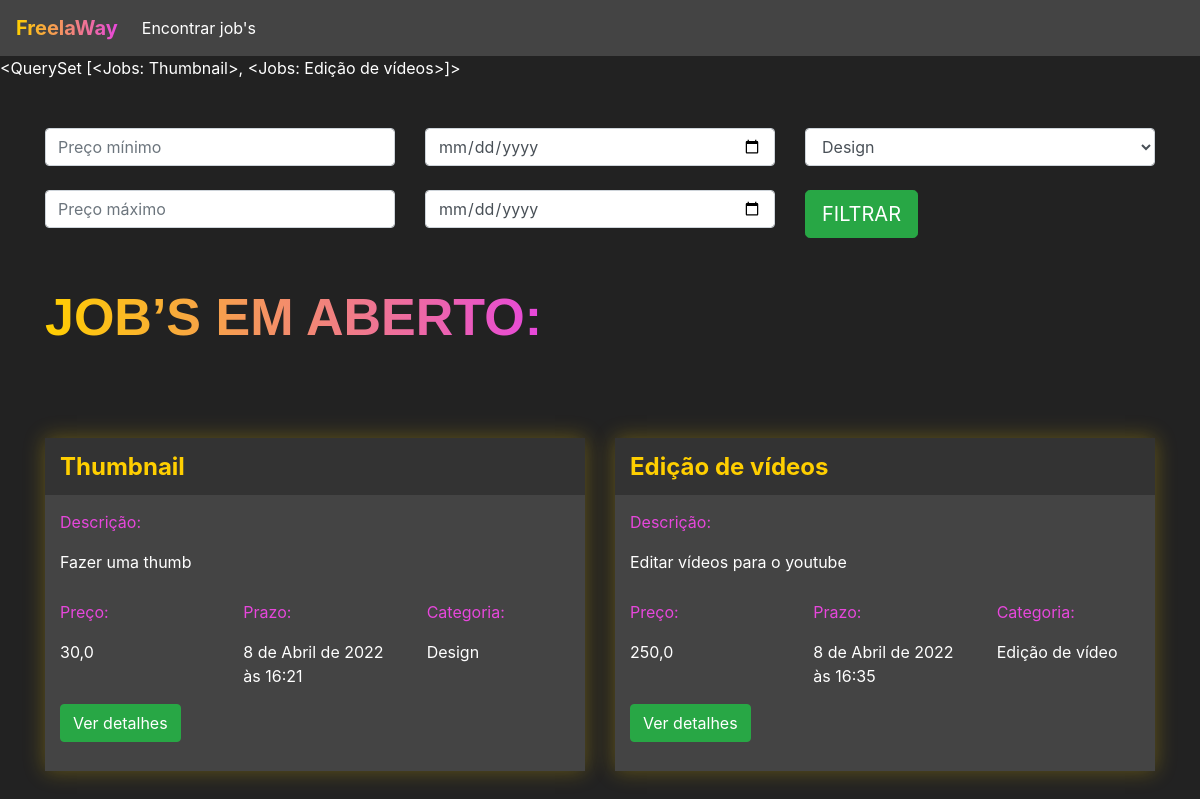
/jobs/encontrar_jobs/ (signed in), run on the app's committed database.
### jobs/models.py (models this page shows)
class Jobs(models.Model):
    categoria_choices = (('D', 'Design'),
                        ('EV', 'Edição de Vídeo'))
    status_choices = (('C', 'Em criação'),
                     ('AA', 'Aguardando aprovação'),
                     ('F', 'Finalizado'))
    titulo = models.CharField(max_length=200)
    descricao = models.TextField()
    categoria = models.CharField(max_length=2, choices=categoria_choices, default="D")
    prazo_entrega = models.DateTimeField()
    preco = models.FloatField()
    referencias = models.ManyToManyField(Referencias)
    profissional = models.ForeignKey(User, on_delete=models.DO_NOTHING, null=True, blank=True)
    reservado = models.BooleanField(default=False)
    status = models.CharField(max_length=2, choices=status_choices, default='C')
    arquivo_final = models.FileField(null=True)
    def __str__(self) -> str:
        return self.titulo

### jobs/views.py (the view)
# urls.py: path('encontrar_jobs/', views.encontrar_jobs, name="encontrar_jobs"),
@login_required(login_url='/auth/login')
def encontrar_jobs(request):
    if request.method == 'GET':
        preco_minimo = request.GET.get('preco_minimo')
        preco_maximo = request.GET.get('preco_maximo')
        prazo_minimo = request.GET.get('prazo_minimo')
        prazo_maximo = request.GET.get('prazo_maximo')
        categoria = request.GET.get('categoria')
        if preco_minimo or preco_maximo or prazo_minimo or prazo_maximo or categoria:
            if not preco_minimo:
                preco_minimo = 0
            if not preco_maximo:
                preco_maximo = 999999
            if not prazo_minimo:
                prazo_minimo = datetime(year=1900, month=1, day=1)
            if not prazo_maximo:
                prazo_maximo = datetime(year=3000, month=1, day=1)
            if categoria == 'D':
                categoria = ['D',]
            elif categoria == 'EV':
                categoria = ['EV',]
            jobs = Jobs.objects.filter(preco__gte=preco_minimo)\
                .filter(preco__lte=preco_maximo)\
                .filter(prazo_entrega__gte=prazo_minimo)\
                .filter(prazo_entrega__lte=prazo_maximo)\
                .filter(categoria__in=categoria)\
                .filter(reservado=False)
        else:
            jobs = Jobs.objects.filter(reservado=False)
        return render(request, 'encontrar_jobs.html', {'jobs': jobs})

### jobs/models.py (called while the page is built)
    def __str__(self) -> str:
        return self.arquivo.url

### jobs/templates/encontrar_jobs.html (shortened to what this page needs)
{% extends 'base.html' %}
{% load static %}
{% block 'head' %}
<link rel="stylesheet" href="{% static 'jobs/css/encontrar_jobs.css' %}">
{% endblock %}
{% block 'body' %}
    {{jobs}}
    <div class="container">
    <br>
    <br>
        <div class="row">
            <div class="col-sm">
            <form action="{% url 'encontrar_jobs' %}" method="GET">{% csrf_token %}
                <input type="text" class="form-control" placeholder="Preço mínimo" name="preco_minimo">
                <br>
                <input type="text" class="form-control" placeholder="Preço máximo" name="preco_maximo">
            </div>
            <div class="col-sm">
                <input type="date" class="form-control" name="prazo_minimo">
                <br>
                <input type="date" class="form-control" name="prazo_maximo">
            </div>
            <div class="col-sm">
                <select class="form-control" name="categoria">
                    <option value="D">Design</option>
                </select>
                <br>
                <input type="submit" class="btn btn-success btn-lg" value="FILTRAR">
            </div>
        </div>
        <br>
        <br>
        <h2 class="titulo">JOB’S EM ABERTO:</h2>
        <div class="row justify-content-around">
            {% for job in jobs %}
                <div class="col-6 row-card">
                    <div class="card-job">
                        <div class="header-job">
                        <h4 class="titulo-job">{{job.titulo}}</h4>
                        </div>
                        <div class="body-job">
                            <p class="titulo-body">Descrição:</p>
                            <div style="width: 70%">
                                <p>{{job.descricao}}</p>
                            </div>
                            <div class="row">
                                <div class="col-4">
                                    <p class="titulo-body">Preço:</p>
                                    <p>{{job.preco}}</p>
                                </div>
                                <div class="col-4">
                                    <p class="titulo-body">Prazo:</p>
                                    <p>{{job.prazo_entrega}}</p>
                                </div>
                                <div class="col-4">
                                    <p class="titulo-body">Categoria:</p>
                                    <p>{% if job.categoria == 'D'%}
                                            Design
                                        {% else %}
                                            Edição de vídeo
                                        {% endif%}
                                    </p>
                                </div>
                                </div>
                                <button class="btn btn-success" data-toggle="modal" data-target="#modal-{{job.id}}">Ver detalhes</button>
                                <br>
                                <br>
                            </div>
                        </div>
                    </div>
            {% endfor %}
        </div>
    </div>
{% endblock %}

### templates/base.html (shortened to what this page needs)
<!DOCTYPE html>
<html lang="en">
    <head>
        {% block 'head' %}
        {% endblock %}
        <link rel="stylesheet" href="https://cdn.jsdelivr.net/npm/bootstrap@4.6.1/dist/css/bootstrap.min.css">
    </head>
    <body class="fundo">
        {% if user.is_authenticated %}
            <nav style="background-color: #444;" class="navbar navbar-expand-lg navbar-dark">
                <a class="navbar-brand" href="#"><span class="font-degrade-nav">FreelaWay</span></a>
                <div class="collapse navbar-collapse" id="navbarNav">
                    <ul class="navbar-nav">
                        <li class="nav-item active">
                            <a class="nav-link" href="#">Encontrar job's</a>
                        </li>
                    </ul>
                </div>
            </nav>
        {% endif %}
        {% block 'body' %}{% endblock %}
    </body>
</html>

### templates/static/jobs/css/encontrar_jobs.css (style rules this page uses)
.fundo { background-color: #222; color: white; }
.card-job { background-color: #444; box-shadow: 0 0px 20px 0 rgba( 255, 207, 0, 0.3 ); padding: 0; margin-top: 50px; }
.header-job { background-color: #333; width: 100% !important; padding: 5px; padding-left: 15px; }
.row-card { margin-top: 40px; }
.titulo-job { color: #FFCF00; font-weight: bold; margin-top: 10px; }
.body-job { padding: 5px; padding-left: 15px; }
.titulo-body { color: #E747DC; margin-top: 10px; }
.titulo { font-family: Arial, Helvetica, sans-serif; font-weight: bold; font-size: 52px; display: inline; background-image: linear-gradient(90deg, rgba(255,207,0,1) 0%, rgba(231,71,220,1) 100%); background-clip: text; -webkit-background-clip: text; color: transparent; padding-bottom: 10px; }

### templates/base.html (style rules this page uses)
.font-degrade-nav { background-image: linear-gradient(90deg, rgba(255,207,0,1) 0%, rgba(231,71,220,1) 100%); background-clip: text; -webkit-background-clip: text; color: transparent; padding-bottom: 10px; font-size: 20px; font-weight: bold; }

### data on the page
Jobs: titulo.titulo "<QuerySet [<Jobs: Thumbnail>, <Jobs: Edição de vídeos>]>", titulo "Thumbnail", descricao "Fazer uma thumb", preco "30,0", prazo_entrega "8 de Abril de 2022 às 16:21", categoria "Design"
Jobs: titulo "Edição de vídeos", descricao "Editar vídeos para o youtube", preco "250,0", prazo_entrega "8 de Abril de 2022 às 16:35", categoria "Edição de vídeo"
